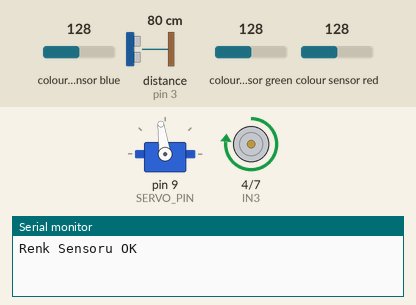
Bench run of a sketch on a simulated Arduino Uno, built with avr-gcc and run on an emulated ATmega328P. Parts: servo, motor-driver pin pairs drawn as motors (green arrow = first pin HIGH = forward, orange = second pin HIGH = backward, longer = more drive, scaled by the enable pin), the last lines printed to the serial monitor. Wiring (inferred from the names in the program): ultrasonic range finder: trigger pin 2; echo pin 3. Inputs (shaded band) come from the test bench; at power-on: colour sensor green 128, distance to the obstacle (sensor on pin 3) 80 cm, colour sensor blue 128, colour sensor red 128. The echo pulse lasts 58.3 µs per cm.

Above: at 5.4 s.
5.5 s: colour sensor green set to 66
7.0 s: colour sensor green set to 59
At 7.9 s:
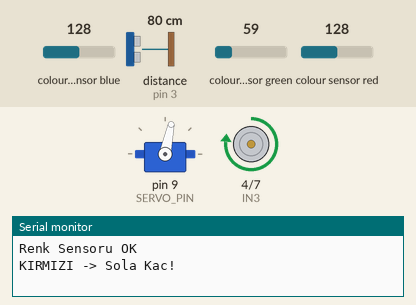
10.0 s: distance to the obstacle (sensor on pin 3) set to 36 cm
12.2 s: distance to the obstacle (sensor on pin 3) set to 28 cm
At 13.37 s:
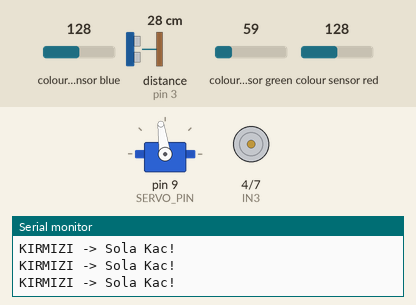
At 14.4 s:
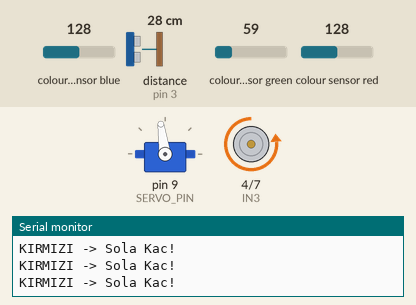
15.2 s: distance to the obstacle (sensor on pin 3) set to 35 cm
17.4 s: distance to the obstacle (sensor on pin 3) set to 2 cm
At 19.7 s:
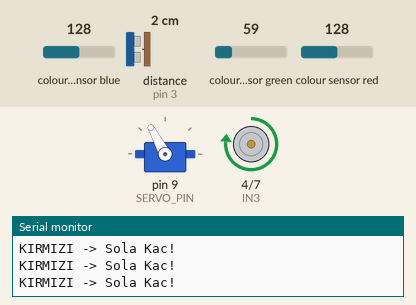
Timing chart, 0 to 21.4 s (numbered marks = the images above; inputs shaded):
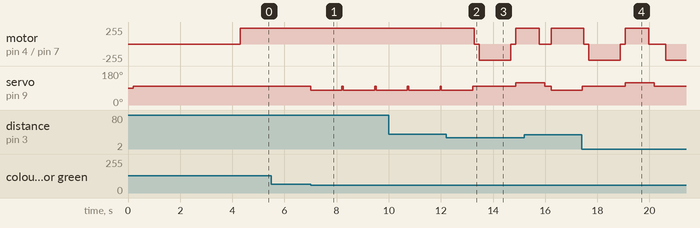

Measured:
- the behaviour switches between 64 and 63 on colour sensor green (found by bisection; images 0 and 1)
- the behaviour switches between 32 and 31 cm on distance to the obstacle (sensor on pin 3) (found by bisection; images 1 and 2)
- after the input at 5.5 s, every drawn part: stays the same
- after the input at 7.0 s, servo on pin 9 (SERVO_PIN): 98° → 78° at once
- after the input at 12.2 s, motor on pin 4 (IN3) / pin 7 (IN4): forward 240/255 → stopped after 1.1 s, → backward 240/255 0.20 s later, → stopped 1.2 s later, → forward 240/255 0.20 s later
- after the input at 17.4 s, motor on pin 4 (IN3) / pin 7 (IN4): forward 240/255 → stopped after 0.08 s, → backward 240/255 0.20 s later, → stopped 1.2 s later, → forward 240/255 0.20 s later, … (6 changes in this stretch)

The sketch:

wro_robot_final.ino
```cpp
#include <Wire.h>
#include <Adafruit_TCS34725.h>
#include <Servo.h>

Adafruit_TCS34725 tcs = Adafruit_TCS34725(TCS34725_INTEGRATIONTIME_50MS, TCS34725_GAIN_4X);

// ============================================================
//   PİN TANIMLAMALARI
// ============================================================
const int TRIG_PIN  = 2;   // DEĞİŞTİ
const int ECHO_PIN  = 3;   // DEĞİŞTİ
const int SERVO_PIN = 9;
Servo direksiyonServosu;

const int IN3 = 4;
const int IN4 = 7;
const int ENB = 6;

// ============================================================
//   HIZ VE AÇI AYARLARI
// ============================================================
const int HIZ_TAM_GAZ  = 240;

const int SERVO_MERKEZ = 98;
const int SERVO_SAG    = 118;
const int SERVO_SOL    = 78;

// ============================================================
//   MESAFE VE ZAMAN AYARLARI
// ============================================================
const int ACIL_DURMA_MESAFESI    = 30;
const unsigned long GERI_GITME_SURESI    = 1200;
const unsigned long DONUS_SURESI         = 900;
const unsigned long KACIS_MANEVRA_SURESI = 1200;

// ============================================================
//   SETUP
// ============================================================
void setup() {
  Serial.begin(9600);

  pinMode(TRIG_PIN, OUTPUT);
  pinMode(ECHO_PIN, INPUT);
  pinMode(IN3, OUTPUT);
  pinMode(IN4, OUTPUT);
  pinMode(ENB, OUTPUT);

  digitalWrite(IN3, LOW);
  digitalWrite(IN4, LOW);
  analogWrite(ENB, 0);

  // Önce attach et, bekle, sonra merkeze al
  direksiyonServosu.attach(SERVO_PIN);
  delay(200);
  direksiyonServosu.write(SERVO_MERKEZ);
  delay(1000);  // Merkeze gelmesi için yeterli süre ver

  if (tcs.begin()) {
    Serial.println("Renk Sensoru OK");
  } else {
    //Serial.println("UYARI: Renk Sensoru Bulunamadi!");
  }

  //Serial.println("=== ROBOT 3 SANIYE SONRA BASLIYOR ===");
  delay(3000);
}

// ============================================================
//   ANA DÖNGÜ
// ============================================================
void loop() {
  long onMesafe = mesafeOlc();
  char okunanRenk = renkOku();

  //Serial.print("Mesafe: "); Serial.print(onMesafe);
  //Serial.print(" cm | Renk: "); Serial.println(okunanRenk);

  // 1. DUVAR TEHLİKESİ - mesafe öncelikli
  if (onMesafe > 0 && onMesafe <= ACIL_DURMA_MESAFESI) {
    //Serial.println(">>> DUVAR! Dur + Geri + Don <<<");
    acilGeriCikVeDon();
  }
  // 2. KIRMIZI DİREK → Solundan geç
  else if (okunanRenk == 'K') {
    Serial.println("KIRMIZI -> Sola Kac!");
    solaKacManevrasi();
  }
  // 3. YOL AÇIK → İleri
  else {
    ileriGit();
  }
}

// ============================================================
//   SÜRÜŞ FONKSİYONLARI
// ============================================================
void ileriGit() {
  direksiyonServosu.write(SERVO_MERKEZ);
  delay(50);
  digitalWrite(IN3, HIGH);
  digitalWrite(IN4, LOW);
  analogWrite(ENB, HIZ_TAM_GAZ);
}

void dur() {
  analogWrite(ENB, 0);
  digitalWrite(IN3, LOW);
  digitalWrite(IN4, LOW);
  delay(200);
}

void acilGeriCikVeDon() {
  // 1. Tamamen dur
  dur();

  // 2. Düz geri git
  direksiyonServosu.write(SERVO_MERKEZ);
  digitalWrite(IN3, LOW);
  digitalWrite(IN4, HIGH);
  analogWrite(ENB, HIZ_TAM_GAZ);
  delay(GERI_GITME_SURESI);

  // 3. Dur
  dur();

  // 4. Sağa dönerek ilerle
  direksiyonServosu.write(SERVO_SAG);
  digitalWrite(IN3, HIGH);
  digitalWrite(IN4, LOW);
  analogWrite(ENB, HIZ_TAM_GAZ);
  delay(DONUS_SURESI);

  // 5. Düzelt ve dur
  dur();
  direksiyonServosu.write(SERVO_MERKEZ);
  delay(200);
}

void solaKacManevrasi() {
  direksiyonServosu.write(SERVO_SOL);
  digitalWrite(IN3, HIGH);
  digitalWrite(IN4, LOW);
  analogWrite(ENB, HIZ_TAM_GAZ);
  delay(KACIS_MANEVRA_SURESI);
  direksiyonServosu.write(SERVO_MERKEZ);
}

// ============================================================
//   SENSÖR FONKSİYONLARI
// ============================================================
long mesafeOlc() {
  digitalWrite(TRIG_PIN, LOW);
  delayMicroseconds(2);
  digitalWrite(TRIG_PIN, HIGH);
  delayMicroseconds(10);
  digitalWrite(TRIG_PIN, LOW);

  long sure = pulseIn(ECHO_PIN, HIGH, 20000);
  if (sure == 0) return 999;
  return sure / 58;
}

char renkOku() {
  uint16_t r, g, b, c;
  tcs.getRawData(&r, &g, &b, &c);

  // Zemin değerleri: R~210, G~245, B~181
  // Kırmızı direk: R~600-780 (çok yüksek)
  // R 500'ün üstündeyse ve G ile B'den belirgin şekilde büyükse kırmızı
  if (r > 500 && r > g * 2) {
    return 'K'; // Kırmızı direk
  }

  return 'B'; // Zemin veya bilinmeyen
}
```
